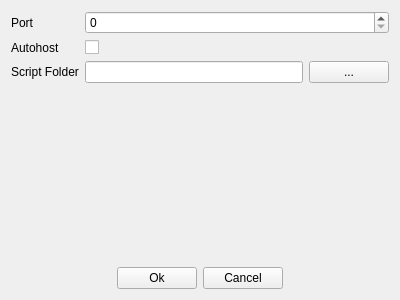
<?xml version="1.0" encoding="UTF-8"?>
<ui version="4.0">
 <class>OptionWindows</class>
 <widget class="QMainWindow" name="OptionWindows">
  <property name="geometry">
   <rect>
    <x>0</x>
    <y>0</y>
    <width>400</width>
    <height>300</height>
   </rect>
  </property>
  <property name="windowTitle">
   <string>OptionWindows</string>
  </property>
  <widget class="QWidget" name="centralWidget">
   <layout class="QVBoxLayout" name="verticalLayout">
    <item>
     <layout class="QFormLayout" name="input_layout">
      <item row="1" column="0">
       <widget class="QLabel" name="label_autohost">
        <property name="text">
         <string>Autohost</string>
        </property>
       </widget>
      </item>
      <item row="1" column="1">
       <widget class="QCheckBox" name="input_autohost">
        <property name="text">
         <string/>
        </property>
       </widget>
      </item>
      <item row="0" column="0">
       <widget class="QLabel" name="label_port">
        <property name="text">
         <string>Port</string>
        </property>
       </widget>
      </item>
      <item row="0" column="1">
       <widget class="QSpinBox" name="input_port">
        <property name="maximum">
         <number>9999</number>
        </property>
       </widget>
      </item>
      <item row="2" column="0">
       <widget class="QLabel" name="label">
        <property name="text">
         <string>Script Folder</string>
        </property>
       </widget>
      </item>
      <item row="2" column="1">
       <layout class="QHBoxLayout" name="horizontalLayout_2">
        <item>
         <widget class="QLineEdit" name="input_scriptfolder"/>
        </item>
        <item>
         <widget class="QPushButton" name="browse_scriptfolder">
          <property name="text">
           <string>...</string>
          </property>
         </widget>
        </item>
       </layout>
      </item>
     </layout>
    </item>
    <item>
     <spacer name="verticalSpacer">
      <property name="orientation">
       <enum>Qt::Vertical</enum>
      </property>
      <property name="sizeHint" stdset="0">
       <size>
        <width>20</width>
        <height>40</height>
       </size>
      </property>
     </spacer>
    </item>
    <item>
     <layout class="QHBoxLayout" name="horizontalLayout">
      <item>
       <spacer name="horizontalSpacer_2">
        <property name="orientation">
         <enum>Qt::Horizontal</enum>
        </property>
        <property name="sizeHint" stdset="0">
         <size>
          <width>40</width>
          <height>20</height>
         </size>
        </property>
       </spacer>
      </item>
      <item>
       <widget class="QPushButton" name="button_ok">
        <property name="text">
         <string>Ok</string>
        </property>
       </widget>
      </item>
      <item>
       <widget class="QPushButton" name="button_cancel">
        <property name="text">
         <string>Cancel</string>
        </property>
       </widget>
      </item>
      <item>
       <spacer name="horizontalSpacer">
        <property name="orientation">
         <enum>Qt::Horizontal</enum>
        </property>
        <property name="sizeHint" stdset="0">
         <size>
          <width>40</width>
          <height>20</height>
         </size>
        </property>
       </spacer>
      </item>
     </layout>
    </item>
   </layout>
  </widget>
 </widget>
 <layoutdefault spacing="6" margin="11"/>
 <resources/>
 <connections/>
</ui>
